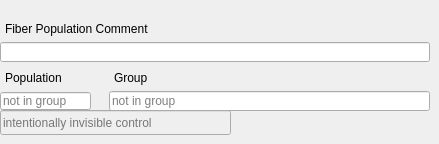
                   <widget class="QFrame" name="fiberBottomFrame">
                    <property name="frameShape">
                     <enum>QFrame::NoFrame</enum>
                    </property>
                    <property name="frameShadow">
                     <enum>QFrame::Raised</enum>
                    </property>
                    <widget class="QLineEdit" name="fibComment">
                     <property name="geometry">
                      <rect>
                       <x>0</x>
                       <y>42</y>
                       <width>430</width>
                       <height>20</height>
                      </rect>
                     </property>
                     <property name="maxLength">
                      <number>99</number>
                     </property>
                    </widget>
                    <widget class="QLabel" name="label_11">
                     <property name="geometry">
                      <rect>
                       <x>5</x>
                       <y>22</y>
                       <width>221</width>
                       <height>14</height>
                      </rect>
                     </property>
                     <property name="text">
                      <string>Fiber Population Comment</string>
                     </property>
                    </widget>
                    <widget class="QLabel" name="fiberGroupLabel">
                     <property name="geometry">
                      <rect>
                       <x>114</x>
                       <y>71</y>
                       <width>91</width>
                       <height>14</height>
                      </rect>
                     </property>
                     <property name="text">
                      <string>Group</string>
                     </property>
                    </widget>
                    <widget class="QLineEdit" name="fiberGroup">
                     <property name="geometry">
                      <rect>
                       <x>109</x>
                       <y>91</y>
                       <width>321</width>
                       <height>20</height>
                      </rect>
                     </property>
                     <property name="maxLength">
                      <number>63</number>
                     </property>
                     <property name="readOnly">
                      <bool>true</bool>
                     </property>
                     <property name="placeholderText">
                      <string>not in group</string>
                     </property>
                    </widget>
                    <widget class="QLineEdit" name="fiberObjId">
                     <property name="enabled">
                      <bool>false</bool>
                     </property>
                     <property name="geometry">
                      <rect>
                       <x>0</x>
                       <y>110</y>
                       <width>231</width>
                       <height>25</height>
                      </rect>
                     </property>
                     <property name="frame">
                      <bool>true</bool>
                     </property>
                     <property name="readOnly">
                      <bool>true</bool>
                     </property>
                     <property name="placeholderText">
                      <string>intentionally invisible control</string>
                     </property>
                    </widget>
                    <widget class="QLabel" name="fiberPopNumLabel">
                     <property name="geometry">
                      <rect>
                       <x>5</x>
                       <y>71</y>
                       <width>91</width>
                       <height>14</height>
                      </rect>
                     </property>
                     <property name="text">
                      <string>Population</string>
                     </property>
                    </widget>
                    <widget class="QLineEdit" name="fiberPopNum">
                     <property name="geometry">
                      <rect>
                       <x>0</x>
                       <y>92</y>
                       <width>91</width>
                       <height>18</height>
                      </rect>
                     </property>
                     <property name="maxLength">
                      <number>63</number>
                     </property>
                     <property name="readOnly">
                      <bool>true</bool>
                     </property>
                     <property name="placeholderText">
                      <string>not in group</string>
                     </property>
                    </widget>
                   </widget>
